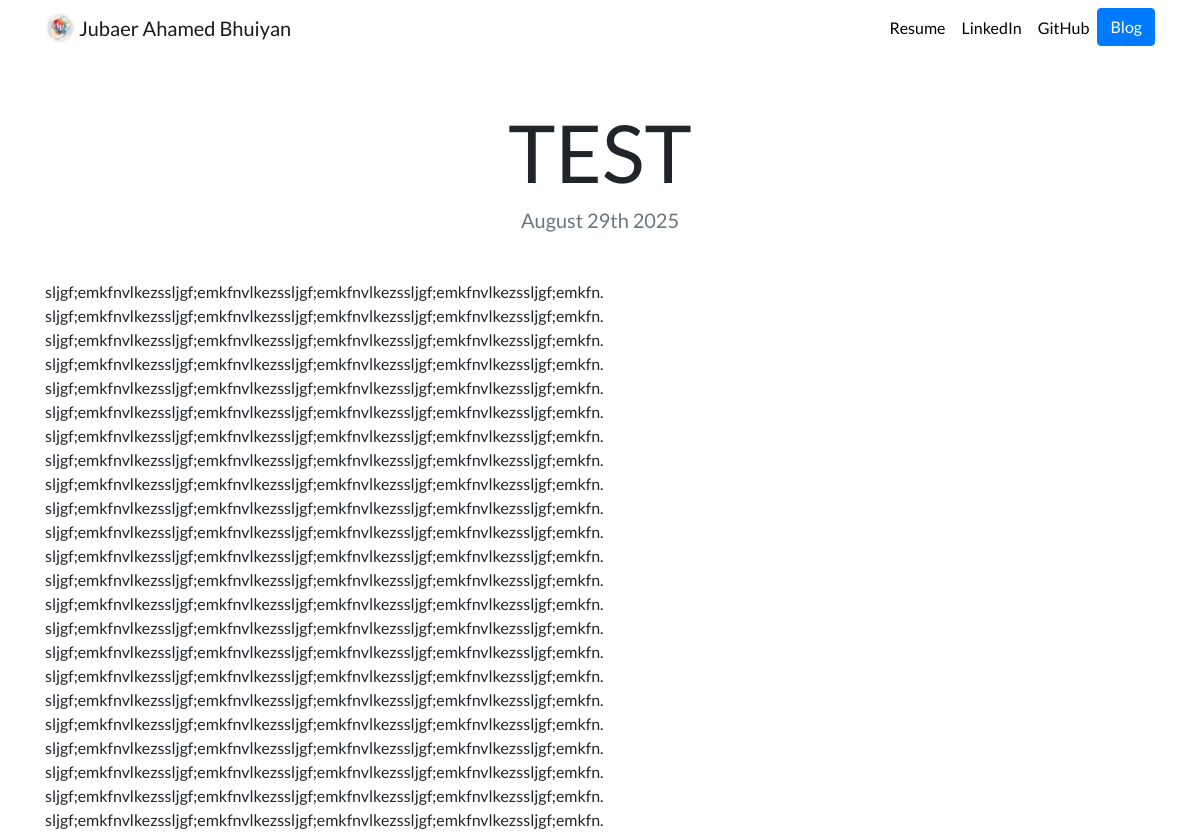
Page /blog/8/ on the committed database.
### blog/models.py (models this page shows, shortened)
class Blog(models.Model):
    title = models.CharField(max_length=200)
    content = models.TextField()
    published_date = models.DateField()

### blog/views.py (the view)
# urls.py: path('<int:blog_id>/', views.detail, name='detail'),
def detail(request, blog_id):
    blog = get_object_or_404(Blog, pk=blog_id)
    return render(request, 'blog/detail.html', {'blog': blog})

### blog/templates/blog/detail.html
{% extends 'portfolio/base.html' %}
{% load static %}
{% block content %}
<h1 class="text-center mt-5" id="blogdetailtitle">{{ blog.title }}</h1>
<h5 class="text-center text-muted mb-5">{{ blog.published_date|date:'F jS Y' }}</h5>
{{ blog.content|safe }}
{% endblock %}

### portfolio/static/portfolio/custom.css (style rules this page uses)
body { font-family: 'Lato', sans-serif; }
@media (min-width: 992px) { #blogdetailtitle { font-size: 5rem; } }

### rows in the picture
Blog: title "TEST", published_date "August 29th 2025", content "sljgf;emkfnvlkezssljgf;emkfnvlkezssljgf;emkfnvlkezssljgf;emkfnvlkezssljgf;emkfn. sljgf;emkfnvlkezssljgf;emkfnvlkezssljgf;emkfnvlkezssljgf;emkfnvlkezssljgf;emkfn. sljgf;emkfnvlkezssljgf;emkfnvlkezssljgf;emkfnvlkezssljgf;emkfnvlkezssljgf;emkfn. sljgf;emkfnvlkezssljgf;emkfnvlkezssljgf;emkfnvlkezssljgf;emkfnvlkezssljgf;emkfn. sljgf;emkfnvlkezssljgf;emkfnvlkezssljgf;emkfnvlkezssljgf;emkfnvlkezssljgf;emkfn. sljgf;emkfnvlkezssljgf;emkfnvlkezssljgf;emkfnvlkezssljgf;emkfnvlkezssljgf;emkfn. sljgf;emkfnvlkezssljgf;emkfnvlkezssljgf;emkfnvlkezssljgf;emkfnvlkezssljgf;emkfn. sljgf;emkfnvlkezssljgf;emkfnvlkezssljgf;emkfnvlkezssljgf;emkfnvlkezssljgf;emkfn.…"
